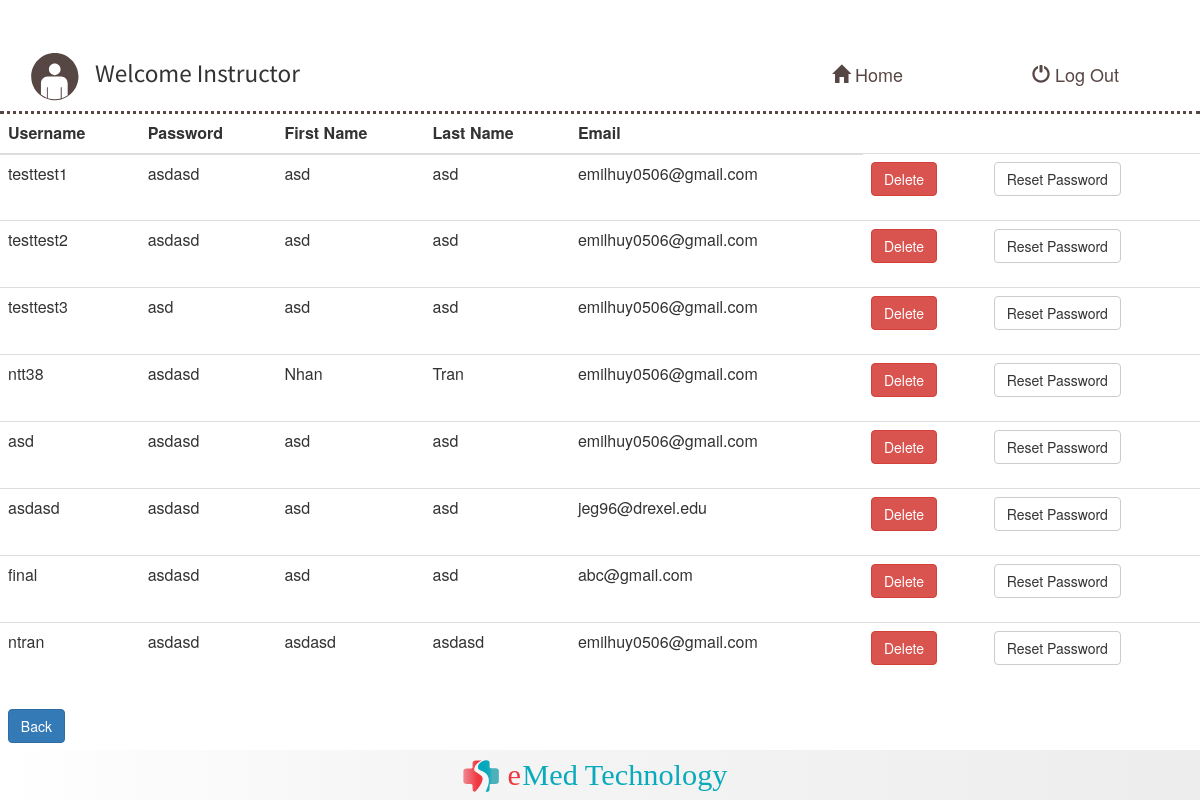
/AccountManagement.php, run on the app's committed database.
### tables this page shows
CREATE TABLE `user_information` (
  `userID` int(11) NOT NULL,
  `Username` varchar(100) NOT NULL,
  `Password` varchar(100) NOT NULL,
  `FirstName` varchar(100) NOT NULL,
  `LastName` varchar(100) NOT NULL,
  `Email` varchar(200) NOT NULL
);

### TableDisplay.php (the view, shortened to what this page needs)
<?php
function studentAccounts($data) {
    $result = '<table class="table" align="center">';
    $result .= '<thead><th>Username</th><th>Password</th><th>First Name</th><th>Last Name</th><th>Email</th></thead>';
    foreach ($data as $value){
                $result .= '<tr>';
                $result .= '<td>'.$value['Username'].'</td>';
                $result .= '<td>'.$value['Password'].'</td>';
                $result .= '<td>'.$value['FirstName'].'</td>';
                $result .= '<td>'.$value['LastName'].'</td>';
                $result .= '<td>'.$value['Email'].'</td>';
                $result .= '<td><form action="DeleteAccount.php" onSubmit="return confirmDelete();" method="POST"><input type="hidden" name="studentUsername" value="'.$value['Username'].'"><input class="btn btn-danger" type="submit" value="Delete"></form></td>';
                $result .= '<td><form action="ResetPassword.php" method="POST"><input type="hidden" name="studentUsername" value="'.$value['Username'].'"><input class="btn btn-default" type="submit" value="Reset Password"></form></td>';
                $result .= '</tr>';
            }
        $result .= '</table>';
        echo $result;
}
?>

### css/studenthome.css (style rules this page uses)
body { padding-bottom:50px; }

### data on the page
user_information: Username "testtest1", Password "asdasd", FirstName "asd", LastName "asd", Email "emilhuy0506@gmail.com"
user_information: Username "testtest2", Password "asdasd", FirstName "asd", LastName "asd", Email "emilhuy0506@gmail.com"
user_information: Username "testtest3", Password "asd", FirstName "asd", LastName "asd", Email "emilhuy0506@gmail.com"
user_information: Username "ntt38", Password "asdasd", FirstName "Nhan", LastName "Tran", Email "emilhuy0506@gmail.com"
user_information: Username "asd", Password "asdasd", FirstName "asd", LastName "asd", Email "emilhuy0506@gmail.com"
user_information: Username "asdasd", Password "asdasd", FirstName "asd", LastName "asd", Email "jeg96@drexel.edu"
user_information: Username "final", Password "asdasd", FirstName "asd", LastName "asd", Email "abc@gmail.com"
user_information: Username "ntran", Password "asdasd", FirstName "asdasd", LastName "asdasd", Email "emilhuy0506@gmail.com"
